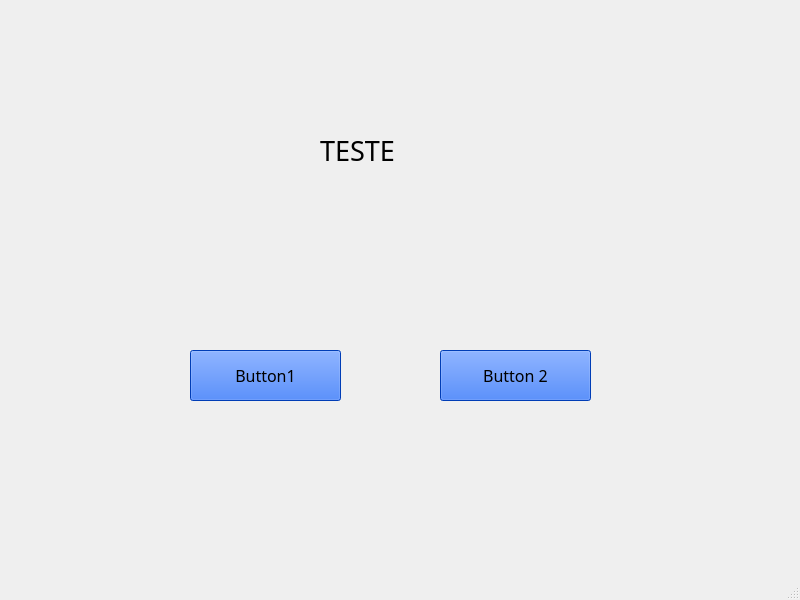
<?xml version="1.0" encoding="UTF-8"?>
<ui version="4.0">
 <class>MainWindow</class>
 <widget class="QMainWindow" name="MainWindow">
  <property name="geometry">
   <rect>
    <x>0</x>
    <y>0</y>
    <width>800</width>
    <height>600</height>
   </rect>
  </property>
  <property name="windowTitle">
   <string>MainWindow</string>
  </property>
  <widget class="QWidget" name="centralwidget">
   <widget class="QPushButton" name="button1">
    <property name="geometry">
     <rect>
      <x>190</x>
      <y>350</y>
      <width>151</width>
      <height>51</height>
     </rect>
    </property>
    <property name="font">
     <font>
      <family>MS PGothic</family>
      <pointsize>12</pointsize>
     </font>
    </property>
    <property name="styleSheet">
     <string notr="true">
background-color: rgb(0, 85, 255);</string>
    </property>
    <property name="text">
     <string>Button1</string>
    </property>
   </widget>
   <widget class="QPushButton" name="button2">
    <property name="geometry">
     <rect>
      <x>440</x>
      <y>350</y>
      <width>151</width>
      <height>51</height>
     </rect>
    </property>
    <property name="font">
     <font>
      <family>MS PGothic</family>
      <pointsize>12</pointsize>
     </font>
    </property>
    <property name="styleSheet">
     <string notr="true">
background-color: rgb(0, 85, 255);</string>
    </property>
    <property name="text">
     <string>Button 2</string>
    </property>
   </widget>
   <widget class="QLabel" name="label">
    <property name="geometry">
     <rect>
      <x>320</x>
      <y>120</y>
      <width>131</width>
      <height>61</height>
     </rect>
    </property>
    <property name="font">
     <font>
      <family>MS PGothic</family>
      <pointsize>20</pointsize>
     </font>
    </property>
    <property name="text">
     <string>TESTE</string>
    </property>
   </widget>
  </widget>
  <widget class="QMenuBar" name="menubar">
   <property name="geometry">
    <rect>
     <x>0</x>
     <y>0</y>
     <width>800</width>
     <height>21</height>
    </rect>
   </property>
  </widget>
  <widget class="QStatusBar" name="statusbar"/>
 </widget>
 <resources/>
 <connections/>
</ui>
